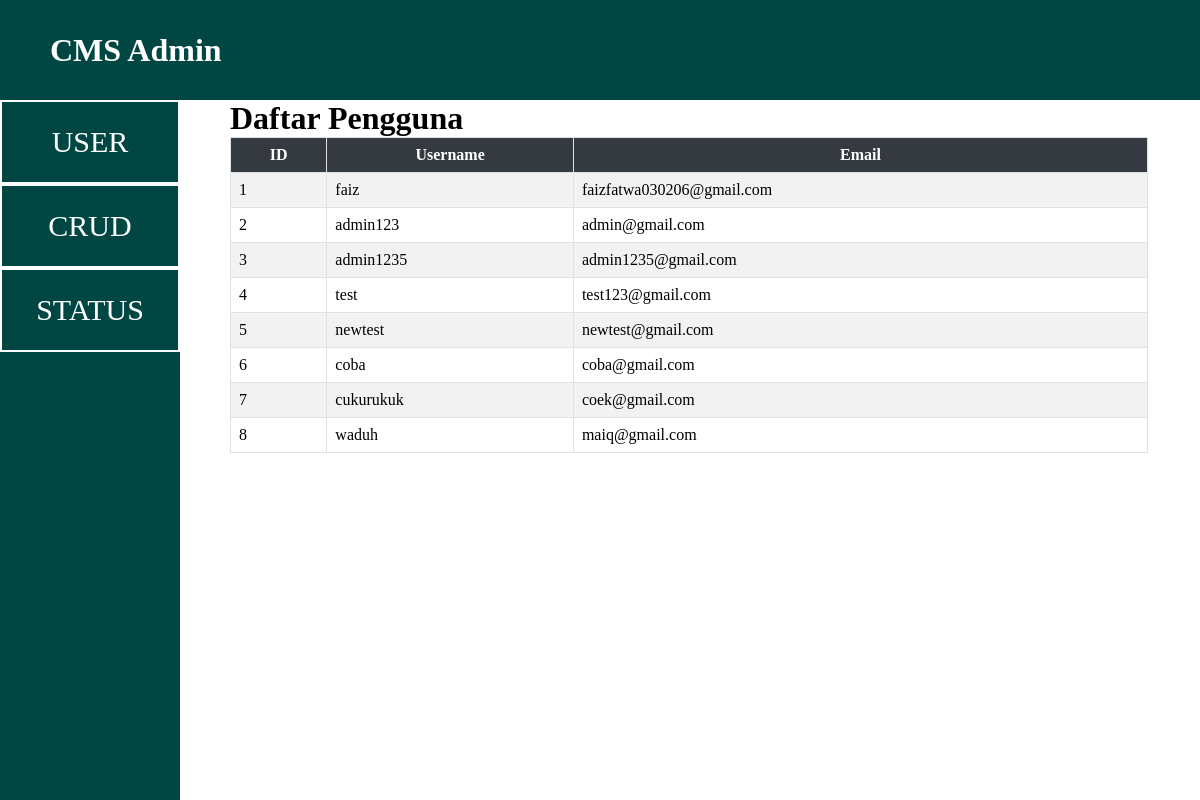
The page /admin_user on the database as committed earlier.
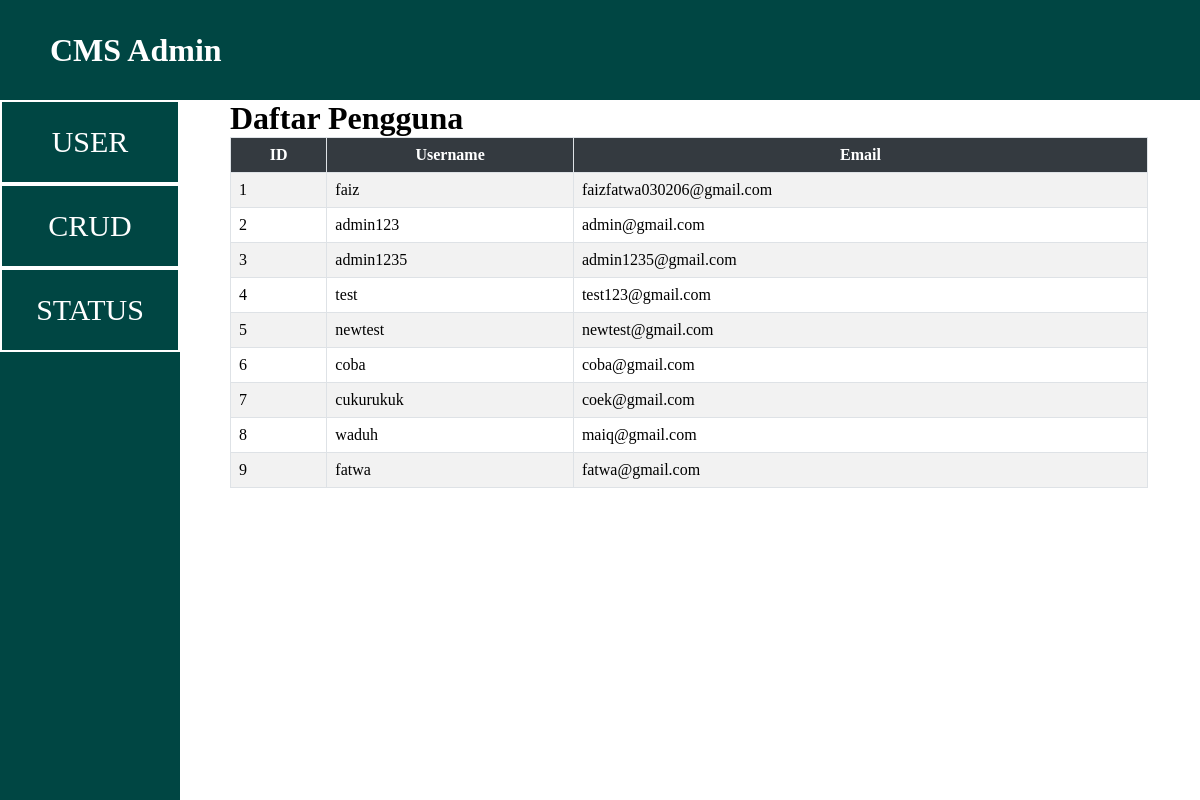
The same page on the database as committed later.
### models/user.py (models this page shows, shortened)
class User(db.Model, UserMixin):
    id_user = db.Column(db.Integer, primary_key=True)
    username = db.Column(db.String(20), nullable=False, unique=True)
    email = db.Column(db.String(120), nullable=False, unique=True)
    password = db.Column(db.String(80), nullable=False)
    fullname = db.Column(db.String(60), nullable=True, unique=False)
    gender = db.Column(db.CHAR(1), nullable=True, unique=False)
    telephone = db.Column(db.Integer, nullable=True, unique=False)
    address = db.Column(db.String(60), nullable=True, unique=False)

### app.py (the view)
@app.route("/admin_user")
def admin_user():
    users = User.query.all()
    return render_template("admin_user.html", users=users)

### templates/admin_user.html (shortened to what this page needs)
<!DOCTYPE html>
<html lang="en">
<head>
    <link rel="stylesheet" type="text/css" href="{{ url_for('static', filename='css/crud_admin.css') }}">
</head>
<body>
    <div class="navbar">
        <h1>CMS Admin</h1>
    </div>
    <div class="container">
        <div class="bar-left">
            <div class="nav-user">
                <a href="{{ url_for('admin_user') }}">USER</a>
            </div>
            <div class="nav-user">
                <a href="{{ url_for('admin_crud') }}">CRUD</a>
            </div>
            <div class="nav-user">
                <a href="{{ url_for('admin_status') }}">STATUS</a>
            </div>
        </div>
        <div class="bar-right">
            <h1>Daftar Pengguna</h1>
            <table>
                <tr>
                    <th>ID</th>
                    <th>Username</th>
                    <th>Email</th>
                </tr>
                {% for user in users %}
                <tr>
                    <td>{{ user.id_user }}</td>
                    <td>{{ user.username }}</td>
                    <td>{{ user.email }}</td>
                </tr>
                {% endfor %}
            </table>
        </div>
    </div>
</body>
</html>

### static/css/crud_admin.css (style rules this page uses)
* { padding: 0; margin: 0; }
.navbar { display: flex; align-items: center; color: white; background-color: #004643; height: 100px; width: 100%; }
h1 { margin-left: 50px; }
.container { display: flex; width: 100%; height: 700px; }
.bar-left { width: 15%; background-color: #004643; }
.nav-user { background-color: #004643; height: 80px; align-items: center; display: flex; justify-content: center; border: 2px solid white; }
a { color: white; font-size: 30px; text-decoration: none; }
.bar-right { width: 85%; }
table { margin-left: 50px; border-collapse: collapse; width: 90%; }
th, td { border: 1px solid #dee2e6; padding: 8px; }
th { background-color: #343a40; color: #fff; font-weight: bold; }
tr:nth-child(even) { background-color: #f2f2f2; }
tr:nth-child(odd) { background-color: #fff; }

Rows that differ between the two databases and show on the page:
added User: id_user "9", username "fatwa", email "fatwa@gmail.com"
